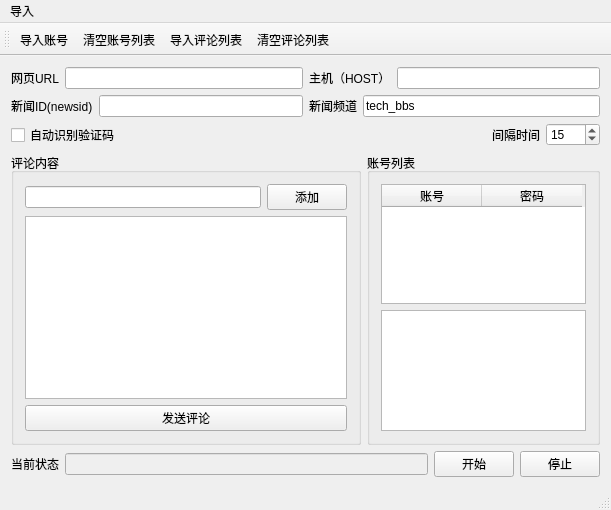
<?xml version="1.0" encoding="UTF-8"?>
<ui version="4.0">
 <class>autobots_toutiaoClass</class>
 <widget class="QMainWindow" name="autobots_toutiaoClass">
  <property name="geometry">
   <rect>
    <x>0</x>
    <y>0</y>
    <width>611</width>
    <height>510</height>
   </rect>
  </property>
  <property name="windowTitle">
   <string>网易发帖机</string>
  </property>
  <widget class="QWidget" name="centralWidget">
   <layout class="QGridLayout" name="gridLayout_4">
    <item row="0" column="0">
     <layout class="QHBoxLayout" name="horizontalLayout_10">
      <item>
       <layout class="QHBoxLayout" name="horizontalLayout_3">
        <item>
         <widget class="QLabel" name="label_3">
          <property name="text">
           <string>网页URL</string>
          </property>
         </widget>
        </item>
        <item>
         <widget class="QLineEdit" name="lineEdit_url">
          <property name="enabled">
           <bool>true</bool>
          </property>
         </widget>
        </item>
       </layout>
      </item>
      <item>
       <layout class="QHBoxLayout" name="horizontalLayout_9">
        <item>
         <widget class="QLabel" name="label_5">
          <property name="text">
           <string>主机（HOST）</string>
          </property>
         </widget>
        </item>
        <item>
         <widget class="QLineEdit" name="lineEdit_host">
          <property name="enabled">
           <bool>true</bool>
          </property>
          <property name="text">
           <string/>
          </property>
         </widget>
        </item>
       </layout>
      </item>
     </layout>
    </item>
    <item row="1" column="0">
     <layout class="QHBoxLayout" name="horizontalLayout_8">
      <item>
       <layout class="QHBoxLayout" name="horizontalLayout_2">
        <item>
         <widget class="QLabel" name="label_2">
          <property name="text">
           <string>新闻ID(newsid)</string>
          </property>
         </widget>
        </item>
        <item>
         <widget class="QLineEdit" name="lineEdit_news_id">
          <property name="enabled">
           <bool>true</bool>
          </property>
          <property name="text">
           <string/>
          </property>
         </widget>
        </item>
       </layout>
      </item>
      <item>
       <layout class="QHBoxLayout" name="horizontalLayout_4">
        <item>
         <widget class="QLabel" name="label_4">
          <property name="text">
           <string>新闻频道</string>
          </property>
         </widget>
        </item>
        <item>
         <widget class="QLineEdit" name="lineEdit_news_chanel">
          <property name="enabled">
           <bool>true</bool>
          </property>
          <property name="text">
           <string>tech_bbs</string>
          </property>
         </widget>
        </item>
       </layout>
      </item>
     </layout>
    </item>
    <item row="2" column="0">
     <layout class="QHBoxLayout" name="horizontalLayout_12">
      <item>
       <widget class="QCheckBox" name="checkBox_CodeOnline">
        <property name="text">
         <string>自动识别验证码</string>
        </property>
       </widget>
      </item>
      <item>
       <spacer name="horizontalSpacer">
        <property name="orientation">
         <enum>Qt::Horizontal</enum>
        </property>
        <property name="sizeHint" stdset="0">
         <size>
          <width>40</width>
          <height>20</height>
         </size>
        </property>
       </spacer>
      </item>
      <item>
       <layout class="QHBoxLayout" name="horizontalLayout_11">
        <item>
         <widget class="QLabel" name="label">
          <property name="text">
           <string>间隔时间</string>
          </property>
         </widget>
        </item>
        <item>
         <widget class="QSpinBox" name="spinBox_interval">
          <property name="minimum">
           <number>1</number>
          </property>
          <property name="maximum">
           <number>1000</number>
          </property>
          <property name="singleStep">
           <number>5</number>
          </property>
          <property name="value">
           <number>15</number>
          </property>
         </widget>
        </item>
       </layout>
      </item>
     </layout>
    </item>
    <item row="3" column="0">
     <layout class="QHBoxLayout" name="horizontalLayout_6">
      <item>
       <widget class="QGroupBox" name="groupBox">
        <property name="sizePolicy">
         <sizepolicy hsizetype="Preferred" vsizetype="Preferred">
          <horstretch>6</horstretch>
          <verstretch>0</verstretch>
         </sizepolicy>
        </property>
        <property name="title">
         <string>评论内容</string>
        </property>
        <layout class="QGridLayout" name="gridLayout">
         <item row="0" column="0">
          <layout class="QHBoxLayout" name="horizontalLayout_7">
           <item>
            <widget class="QLineEdit" name="lineEdit_comment_id"/>
           </item>
           <item>
            <widget class="QPushButton" name="pushButton_add_comment_id">
             <property name="text">
              <string>添加</string>
             </property>
            </widget>
           </item>
          </layout>
         </item>
         <item row="1" column="0">
          <widget class="QListWidget" name="listWidget_comment_id">
           <property name="sizePolicy">
            <sizepolicy hsizetype="Expanding" vsizetype="Expanding">
             <horstretch>2</horstretch>
             <verstretch>0</verstretch>
            </sizepolicy>
           </property>
          </widget>
         </item>
         <item row="2" column="0">
          <widget class="QPushButton" name="pushButton_develiver">
           <property name="text">
            <string>发送评论</string>
           </property>
          </widget>
         </item>
        </layout>
       </widget>
      </item>
      <item>
       <widget class="QGroupBox" name="groupBox_2">
        <property name="sizePolicy">
         <sizepolicy hsizetype="Preferred" vsizetype="Preferred">
          <horstretch>4</horstretch>
          <verstretch>0</verstretch>
         </sizepolicy>
        </property>
        <property name="title">
         <string>账号列表</string>
        </property>
        <layout class="QGridLayout" name="gridLayout_2">
         <item row="0" column="0">
          <widget class="QTableWidget" name="tableWidget_account_id">
           <column>
            <property name="text">
             <string>账号</string>
            </property>
           </column>
           <column>
            <property name="text">
             <string>密码</string>
            </property>
           </column>
          </widget>
         </item>
         <item row="1" column="0">
          <widget class="QTextBrowser" name="textBrowser_commentid"/>
         </item>
        </layout>
       </widget>
      </item>
     </layout>
    </item>
    <item row="4" column="0">
     <layout class="QHBoxLayout" name="horizontalLayout">
      <item>
       <layout class="QGridLayout" name="gridLayout_3">
        <item row="0" column="0">
         <widget class="QLabel" name="label_1">
          <property name="text">
           <string>当前状态</string>
          </property>
         </widget>
        </item>
        <item row="0" column="1">
         <widget class="QLineEdit" name="lineEdit_msg">
          <property name="enabled">
           <bool>false</bool>
          </property>
         </widget>
        </item>
       </layout>
      </item>
      <item>
       <layout class="QHBoxLayout" name="horizontalLayout_5">
        <item>
         <widget class="QPushButton" name="pushButton_start">
          <property name="text">
           <string>开始</string>
          </property>
         </widget>
        </item>
        <item>
         <widget class="QPushButton" name="pushButton_pause">
          <property name="text">
           <string>停止</string>
          </property>
         </widget>
        </item>
       </layout>
      </item>
     </layout>
    </item>
   </layout>
  </widget>
  <widget class="QMenuBar" name="menuBar">
   <property name="geometry">
    <rect>
     <x>0</x>
     <y>0</y>
     <width>611</width>
     <height>23</height>
    </rect>
   </property>
   <widget class="QMenu" name="menu">
    <property name="title">
     <string>导入</string>
    </property>
    <addaction name="action_from_txt"/>
    <addaction name="action_clear_accounts"/>
    <addaction name="action_import_commentid"/>
    <addaction name="action_clear_comments"/>
   </widget>
   <addaction name="menu"/>
  </widget>
  <widget class="QToolBar" name="mainToolBar">
   <attribute name="toolBarArea">
    <enum>TopToolBarArea</enum>
   </attribute>
   <attribute name="toolBarBreak">
    <bool>false</bool>
   </attribute>
   <addaction name="action_from_txt"/>
   <addaction name="action_clear_accounts"/>
   <addaction name="action_import_commentid"/>
   <addaction name="action_clear_comments"/>
  </widget>
  <widget class="QStatusBar" name="statusBar"/>
  <action name="action_from_txt">
   <property name="text">
    <string>导入账号</string>
   </property>
   <property name="toolTip">
    <string>txt文本</string>
   </property>
  </action>
  <action name="action_import_commentid">
   <property name="text">
    <string>导入评论列表</string>
   </property>
  </action>
  <action name="action_clear_comments">
   <property name="text">
    <string>清空评论列表</string>
   </property>
  </action>
  <action name="action_clear_accounts">
   <property name="text">
    <string>清空账号列表</string>
   </property>
  </action>
 </widget>
 <layoutdefault spacing="6" margin="11"/>
 <resources>
  <include location="autobots_toutiao.qrc"/>
 </resources>
 <connections/>
</ui>
